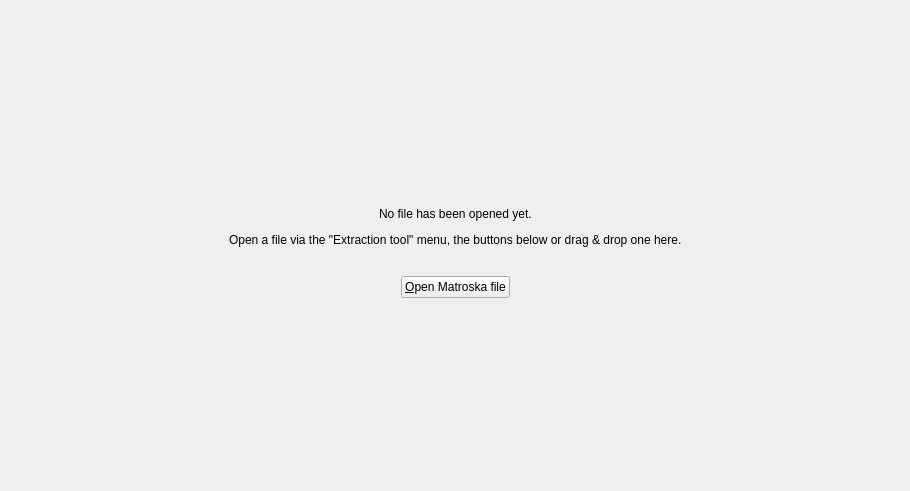
<?xml version="1.0" encoding="UTF-8"?>
<ui version="4.0">
 <class>mtx::gui::Extraction::Tool</class>
 <widget class="QWidget" name="mtx::gui::Extraction::Tool">
  <property name="geometry">
   <rect>
    <x>0</x>
    <y>0</y>
    <width>910</width>
    <height>491</height>
   </rect>
  </property>
  <property name="acceptDrops">
   <bool>true</bool>
  </property>
  <property name="windowTitle">
   <string notr="true">Form</string>
  </property>
  <layout class="QVBoxLayout" name="verticalLayout_3">
   <property name="bottomMargin">
    <number>0</number>
   </property>
   <item>
    <widget class="QStackedWidget" name="stack">
     <property name="currentIndex">
      <number>0</number>
     </property>
     <widget class="QWidget" name="noFilesPage">
      <layout class="QVBoxLayout" name="verticalLayout_2">
       <property name="leftMargin">
        <number>0</number>
       </property>
       <property name="topMargin">
        <number>0</number>
       </property>
       <property name="rightMargin">
        <number>0</number>
       </property>
       <property name="bottomMargin">
        <number>0</number>
       </property>
       <item>
        <widget class="QWidget" name="noFileOpened" native="true">
         <layout class="QVBoxLayout" name="verticalLayout">
          <item>
           <spacer name="verticalSpacer">
            <property name="orientation">
             <enum>Qt::Vertical</enum>
            </property>
            <property name="sizeHint" stdset="0">
             <size>
              <width>20</width>
              <height>74</height>
             </size>
            </property>
           </spacer>
          </item>
          <item>
           <layout class="QHBoxLayout" name="horizontalLayout">
            <item>
             <spacer name="horizontalSpacer">
              <property name="orientation">
               <enum>Qt::Horizontal</enum>
              </property>
              <property name="sizeHint" stdset="0">
               <size>
                <width>40</width>
                <height>20</height>
               </size>
              </property>
             </spacer>
            </item>
            <item>
             <widget class="QLabel" name="noFileOpenedLabel">
              <property name="text">
               <string>No file has been opened yet.</string>
              </property>
             </widget>
            </item>
            <item>
             <spacer name="horizontalSpacer_3">
              <property name="orientation">
               <enum>Qt::Horizontal</enum>
              </property>
              <property name="sizeHint" stdset="0">
               <size>
                <width>40</width>
                <height>20</height>
               </size>
              </property>
             </spacer>
            </item>
           </layout>
          </item>
          <item>
           <layout class="QHBoxLayout" name="horizontalLayout_2">
            <item>
             <spacer name="horizontalSpacer_2">
              <property name="orientation">
               <enum>Qt::Horizontal</enum>
              </property>
              <property name="sizeHint" stdset="0">
               <size>
                <width>40</width>
                <height>20</height>
               </size>
              </property>
             </spacer>
            </item>
            <item>
             <widget class="QLabel" name="howToOpenLabel">
              <property name="text">
               <string>Open a file via the &quot;Extraction tool&quot; menu, the buttons below or drag &amp; drop one here.</string>
              </property>
             </widget>
            </item>
            <item>
             <spacer name="horizontalSpacer_4">
              <property name="orientation">
               <enum>Qt::Horizontal</enum>
              </property>
              <property name="sizeHint" stdset="0">
               <size>
                <width>40</width>
                <height>20</height>
               </size>
              </property>
             </spacer>
            </item>
           </layout>
          </item>
          <item>
           <spacer name="verticalSpacer_3">
            <property name="orientation">
             <enum>Qt::Vertical</enum>
            </property>
            <property name="sizeType">
             <enum>QSizePolicy::Fixed</enum>
            </property>
            <property name="sizeHint" stdset="0">
             <size>
              <width>20</width>
              <height>20</height>
             </size>
            </property>
           </spacer>
          </item>
          <item>
           <layout class="QHBoxLayout" name="horizontalLayout_3">
            <item>
             <spacer name="horizontalSpacer_5">
              <property name="orientation">
               <enum>Qt::Horizontal</enum>
              </property>
              <property name="sizeHint" stdset="0">
               <size>
                <width>40</width>
                <height>20</height>
               </size>
              </property>
             </spacer>
            </item>
            <item>
             <widget class="QPushButton" name="openFileButton">
              <property name="text">
               <string>&amp;Open Matroska file</string>
              </property>
              <property name="icon">
               <iconset resource="../../qt_resources.qrc">
                <normaloff>:/icons/16x16/document-open.png</normaloff>:/icons/16x16/document-open.png</iconset>
              </property>
             </widget>
            </item>
            <item>
             <spacer name="horizontalSpacer_7">
              <property name="orientation">
               <enum>Qt::Horizontal</enum>
              </property>
              <property name="sizeHint" stdset="0">
               <size>
                <width>40</width>
                <height>20</height>
               </size>
              </property>
             </spacer>
            </item>
           </layout>
          </item>
          <item>
           <spacer name="verticalSpacer_2">
            <property name="orientation">
             <enum>Qt::Vertical</enum>
            </property>
            <property name="sizeHint" stdset="0">
             <size>
              <width>20</width>
              <height>73</height>
             </size>
            </property>
           </spacer>
          </item>
         </layout>
        </widget>
       </item>
      </layout>
     </widget>
     <widget class="QWidget" name="editorsPage">
      <layout class="QVBoxLayout" name="verticalLayout_4">
       <property name="leftMargin">
        <number>0</number>
       </property>
       <property name="topMargin">
        <number>0</number>
       </property>
       <property name="rightMargin">
        <number>0</number>
       </property>
       <property name="bottomMargin">
        <number>0</number>
       </property>
       <item>
        <widget class="QTabWidget" name="editors">
         <property name="currentIndex">
          <number>-1</number>
         </property>
         <property name="elideMode">
          <enum>Qt::ElideMiddle</enum>
         </property>
         <property name="tabsClosable">
          <bool>true</bool>
         </property>
         <property name="movable">
          <bool>true</bool>
         </property>
        </widget>
       </item>
      </layout>
     </widget>
    </widget>
   </item>
  </layout>
 </widget>
 <resources>
  <include location="../../qt_resources.qrc"/>
 </resources>
 <connections/>
 <slots>
  <slot>closeTab(int)</slot>
 </slots>
</ui>
